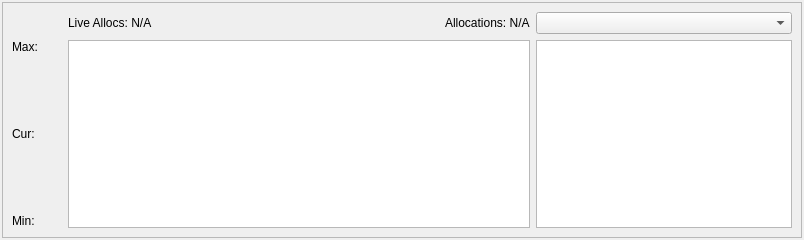
<?xml version="1.0" encoding="UTF-8"?>
<ui version="4.0">
 <class>MemoryWidget</class>
 <widget class="QDockWidget" name="MemoryWidget">
  <property name="geometry">
   <rect>
    <x>0</x>
    <y>0</y>
    <width>804</width>
    <height>240</height>
   </rect>
  </property>
  <property name="maximumSize">
   <size>
    <width>524287</width>
    <height>284</height>
   </size>
  </property>
  <property name="features">
   <set>QDockWidget::AllDockWidgetFeatures</set>
  </property>
  <property name="allowedAreas">
   <set>Qt::AllDockWidgetAreas</set>
  </property>
  <property name="windowTitle">
   <string>Memory</string>
  </property>
  <widget class="QWidget" name="dockWidgetContents">
   <layout class="QHBoxLayout" name="horizontalLayout">
    <property name="spacing">
     <number>0</number>
    </property>
    <property name="leftMargin">
     <number>2</number>
    </property>
    <property name="topMargin">
     <number>2</number>
    </property>
    <property name="rightMargin">
     <number>2</number>
    </property>
    <property name="bottomMargin">
     <number>2</number>
    </property>
    <item>
     <widget class="QFrame" name="frame">
      <property name="frameShape">
       <enum>QFrame::StyledPanel</enum>
      </property>
      <property name="frameShadow">
       <enum>QFrame::Plain</enum>
      </property>
      <layout class="QVBoxLayout" name="verticalLayout_2">
       <item>
        <layout class="QGridLayout" name="gridLayout">
         <item row="1" column="1">
          <widget class="QGraphicsView" name="UsedMemoryView"/>
         </item>
         <item row="1" column="0">
          <layout class="QVBoxLayout" name="verticalLayout">
           <item>
            <widget class="QLabel" name="LabelMaxMemory">
             <property name="text">
              <string>Max:</string>
             </property>
            </widget>
           </item>
           <item>
            <spacer name="verticalSpacer">
             <property name="orientation">
              <enum>Qt::Vertical</enum>
             </property>
             <property name="sizeHint" stdset="0">
              <size>
               <width>20</width>
               <height>40</height>
              </size>
             </property>
            </spacer>
           </item>
           <item>
            <widget class="QLabel" name="LabelCurMemory">
             <property name="text">
              <string>Cur:</string>
             </property>
            </widget>
           </item>
           <item>
            <spacer name="verticalSpacer_2">
             <property name="orientation">
              <enum>Qt::Vertical</enum>
             </property>
             <property name="sizeHint" stdset="0">
              <size>
               <width>20</width>
               <height>40</height>
              </size>
             </property>
            </spacer>
           </item>
           <item>
            <widget class="QLabel" name="LabelMinMemory">
             <property name="minimumSize">
              <size>
               <width>50</width>
               <height>0</height>
              </size>
             </property>
             <property name="text">
              <string>Min:</string>
             </property>
            </widget>
           </item>
          </layout>
         </item>
         <item row="0" column="1">
          <layout class="QHBoxLayout" name="horizontalLayout_2">
           <item>
            <widget class="QLabel" name="LabelNumLiveAllocs">
             <property name="text">
              <string>Live Allocs: N/A</string>
             </property>
            </widget>
           </item>
           <item>
            <spacer name="horizontalSpacer">
             <property name="orientation">
              <enum>Qt::Horizontal</enum>
             </property>
             <property name="sizeHint" stdset="0">
              <size>
               <width>40</width>
               <height>20</height>
              </size>
             </property>
            </spacer>
           </item>
           <item>
            <widget class="QLabel" name="LabelNumAllocs">
             <property name="text">
              <string>Allocations: N/A</string>
             </property>
            </widget>
           </item>
          </layout>
         </item>
         <item row="1" column="2">
          <widget class="QListWidget" name="ListAllocators">
           <property name="sizePolicy">
            <sizepolicy hsizetype="Maximum" vsizetype="Expanding">
             <horstretch>0</horstretch>
             <verstretch>0</verstretch>
            </sizepolicy>
           </property>
           <property name="minimumSize">
            <size>
             <width>100</width>
             <height>0</height>
            </size>
           </property>
           <property name="maximumSize">
            <size>
             <width>16777215</width>
             <height>16777215</height>
            </size>
           </property>
          </widget>
         </item>
         <item row="0" column="2">
          <widget class="QComboBox" name="ComboTimeframe"/>
         </item>
         <item row="0" column="0">
          <widget class="QLabel" name="label">
           <property name="text">
            <string/>
           </property>
           <property name="pixmap">
            <pixmap resource="resources.qrc">:/Icons/Icons/Memory.png</pixmap>
           </property>
           <property name="alignment">
            <set>Qt::AlignRight|Qt::AlignTrailing|Qt::AlignVCenter</set>
           </property>
          </widget>
         </item>
        </layout>
       </item>
       <item>
        <spacer name="verticalSpacer_3">
         <property name="orientation">
          <enum>Qt::Vertical</enum>
         </property>
         <property name="sizeHint" stdset="0">
          <size>
           <width>0</width>
           <height>0</height>
          </size>
         </property>
        </spacer>
       </item>
      </layout>
     </widget>
    </item>
   </layout>
  </widget>
 </widget>
 <resources>
  <include location="resources.qrc"/>
 </resources>
 <connections/>
</ui>
